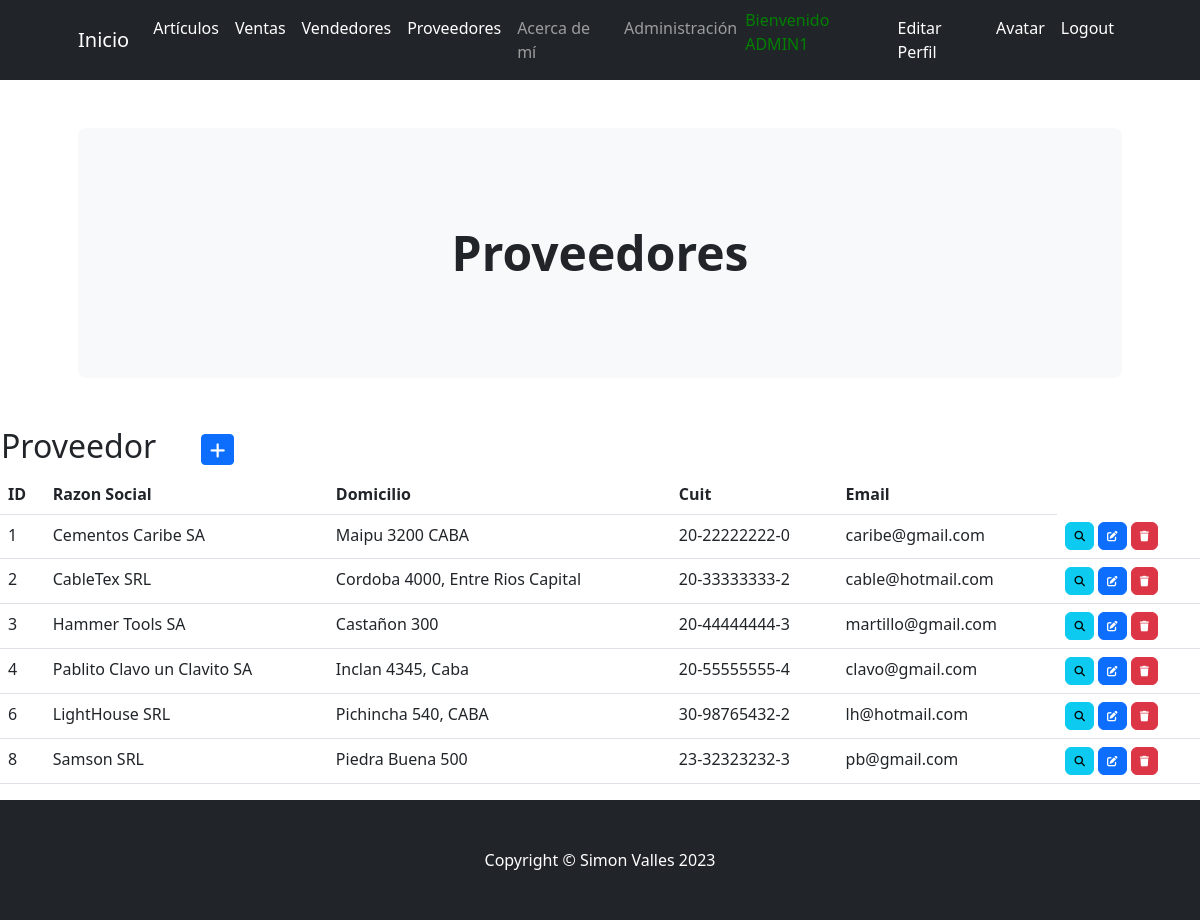
The page /aplicacion/proveedores/ (signed in) on the database its author committed.
### aplicacion/models.py (models this page shows, shortened)
class Proveedor(models.Model):
    razonSocial = models.CharField(max_length=50)
    domicilio = models.CharField(max_length=50)
    cuit = models.CharField(max_length=50)# Se debe ingresar en la siguiente forma XX-XXXXXXXX-X
    email = models.EmailField()

### aplicacion/views.py (the view)
# urls.py: path('proveedores/', ProveedorList.as_view(), name="proveedores"),
class ProveedorList(LoginRequiredMixin, ListView):
    model = Proveedor

### aplicacion/templates/aplicacion/proveedor_list.html (shortened to what this page needs)
{% extends 'aplicacion/base.html' %}
{% load static %}
{% block cabecera %}Proveedores{% endblock cabecera %}
{% block contenido %}
<table>
    <tr>
        <td width="200"><h2>Proveedor</h2></td>
        <td>
            <a
            href="{% url 'create_proveedor' %}"
            class="btn btn-primary btn-sm"
            >
            </a>
        </td>
    </tr>
</table>
<table class="table">
    <thead>
        <tr>
            <th>ID</th>
            <th>Razon Social</th>
            <th>Domicilio</th>
            <th>Cuit</th>
            <th>Email</th>
        </tr>
    </thead>
    <tbody>
    {% for proveedor in proveedor_list %}
    <tr>
            <td>{{ proveedor.id }}</td>
            <td>{{ proveedor.razonSocial }}</td>
            <td>{{ proveedor.domicilio }}</td>
            <td>{{ proveedor.cuit }}</td>
            <td>{{ proveedor.email }}</td>
            <td>
                <a
                  href="{% url 'detail_proveedor' proveedor.id %}"
                  class="btn btn-info"
                  style="--bs-btn-padding-y: .25rem; --bs-btn-padding-x: .5rem; --bs-btn-font-size: .75rem;"
                  >
                </a>
                <a
                  href="{% url 'update_proveedor' proveedor.id %}"
                  class="btn btn-primary"
                  style="--bs-btn-padding-y: .25rem; --bs-btn-padding-x: .5rem; --bs-btn-font-size: .75rem;"
                  >
                </a>
                <a
                  href="{% url 'delete_proveedor' proveedor.id %}"
                  class="btn btn-danger"
                  style="--bs-btn-padding-y: .25rem; --bs-btn-padding-x: .5rem; --bs-btn-font-size: .75rem;"
                  >
                </a>
            </td>
    </tr>
    {% endfor %}
    </tbody>
</table>
{% endblock contenido %}

### aplicacion/templates/aplicacion/base.html (shortened to what this page needs)
<!DOCTYPE html>
<html lang="en">
    <head>
        {% load static %}
        <link href="https://cdn.jsdelivr.net/npm/bootstrap-icons@1.4.1/font/bootstrap-icons.css" rel="stylesheet" />
        <link rel="stylesheet" href="https://cdnjs.cloudflare.com/ajax/libs/font-awesome/6.4.0/css/all.min.css">
        <link href="{% static 'aplicacion/css/styles.css' %}" rel="stylesheet" />
    </head>
    <body>
        <nav class="navbar navbar-expand-lg navbar-dark bg-dark">
            <div class="container px-lg-5">
                <a class="navbar-brand" href="{% url 'inicio' %}">Inicio</a>
                <div class="collapse navbar-collapse" id="navbarSupportedContent">
                    <ul class="navbar-nav ms-auto mb-2 mb-lg-0">
                {% if user.is_authenticated %}
                        <li class="nav-item"><a class="nav-link active" aria-current="page" href="{% url 'articulos' %}">Artículos</a></li>
                        <li class="nav-item"><a class="nav-link active" aria-current="page" href="{% url 'ventas' %}">Ventas</a></li>
                        <li class="nav-item"><a class="nav-link active" aria-current="page" href="{% url 'vendedores' %}">Vendedores</a></li>
                        <li class="nav-item"><a class="nav-link active" aria-current="page" href="{% url 'proveedores' %}">Proveedores</a></li>
                        <li class="nav-item"><a class="nav-link" href="{% url 'about' %}">Acerca de mí</a></li>
                        <li class="nav-item"><a class="nav-link" aria-current="page" href="{% url 'admin:index' %}">Administración</a></li>
                        <p style="color:green">Bienvenido {{ user.username|upper}}</p>
                        <li class="nav-item"><a class="nav-link active" aria-current="page" href="{% url 'editar_perfil' %}">Editar Perfil</a></li>
                        <li class="nav-item"><a class="nav-link active" aria-current="page" href="{% url 'agregar_avatar' %}">Avatar</a></li>
                        <li class="nav-item"><a class="nav-link active" aria-current="page" href="{% url 'logout' %}">Logout</a></li>
                {% else %}
                        <li class="nav-item"><a class="nav-link active" aria-current="page" href="{% url 'register' %}">Registrarse</a></li>
                        <li class="nav-item"><a class="nav-link active" aria-current="page" href="{% url 'login' %}">Login</a></li>
                {% endif %}
                    </ul>
                </div>
            </div>
        </nav>
        <header class="py-5">
            <div class="container px-lg-5">
                <div class="p-4 p-lg-5 bg-light rounded-3 text-center">
                    <div class="m-4 m-lg-5">
                        <h1 class="display-5 fw-bold">
                            {% block cabecera %}{% endblock cabecera %}
                        </h1>
                    </div>
                </div>
            </div>
        </header>
        {% block contenido %}{% endblock contenido %}
        {% if user.is_authenticated %}
        <footer class="py-5 bg-dark">
            <div class="container"><p class="m-0 text-center text-white">Copyright &copy; Simon Valles 2023</p></div>
        </footer>
        {% endif %}
    </body>
</html>

### rows shown on the page
Proveedor: id "1", razonSocial "Cementos Caribe SA", domicilio "Maipu 3200 CABA", cuit "20-22222222-0", email "caribe@gmail.com"
Proveedor: id "2", razonSocial "CableTex SRL", domicilio "Cordoba 4000, Entre Rios Capital", cuit "20-33333333-2", email "cable@hotmail.com"
Proveedor: id "3", razonSocial "Hammer Tools SA", domicilio "Castañon 300", cuit "20-44444444-3", email "martillo@gmail.com"
Proveedor: id "4", razonSocial "Pablito Clavo un Clavito SA", domicilio "Inclan 4345, Caba", cuit "20-55555555-4", email "clavo@gmail.com"
Proveedor: id "6", razonSocial "LightHouse SRL", domicilio "Pichincha 540, CABA", cuit "30-98765432-2", email "lh@hotmail.com"
Proveedor: id "8", razonSocial "Samson SRL", domicilio "Piedra Buena 500", cuit "23-32323232-3", email "pb@gmail.com"

### other values the page prints
{{ user.username|upper }} "ADMIN1"
